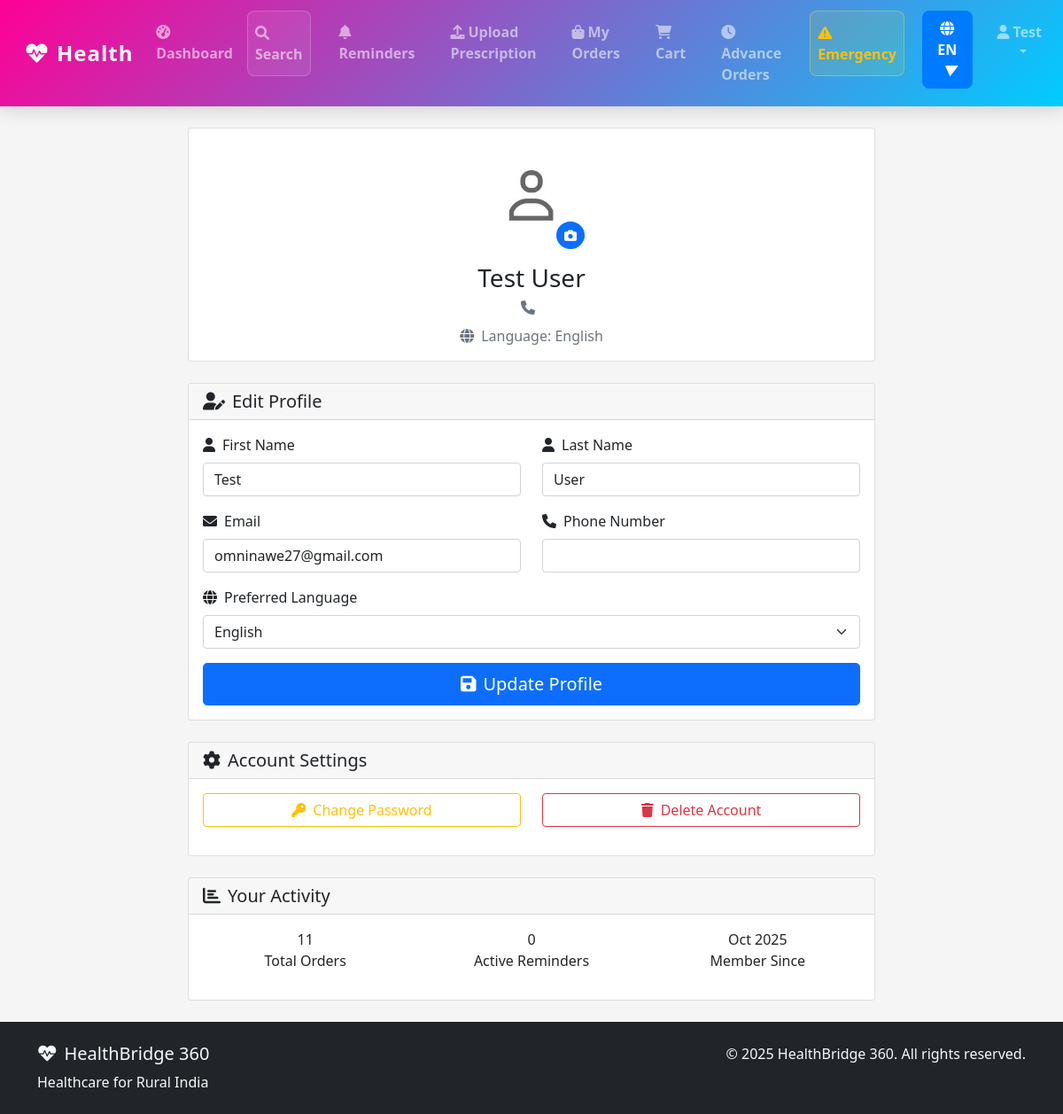
The page /en/users/profile/ (signed in) on the database its author committed.
### users/models.py (models this page shows, shortened)
class User(AbstractUser):
    LANGUAGE_CHOICES = [
        ('en', 'English'),
        ('hi', 'Hindi'),
        ('mr', 'Marathi'),
    ]
    phone_number = models.CharField(max_length=15, unique=True)
    preferred_language = models.CharField(max_length=2, choices=LANGUAGE_CHOICES, default='en')
    profile_picture = models.ImageField(upload_to='profile_pictures/', null=True, blank=True)
    is_pharmacist = models.BooleanField(default=False)
    pharmacy = models.ForeignKey('pharmacy.Pharmacy', on_delete=models.SET_NULL, null=True, blank=True, related_name='pharmacists')
    created_at = models.DateTimeField(auto_now_add=True)
    updated_at = models.DateTimeField(auto_now=True)

### users/views.py (the view, shortened to what this page needs)
# urls.py: path('profile/', views.pharmacy_profile, name='profile'),
@login_required
def profile(request):
    pharmacy = None
    if hasattr(request.user, 'is_pharmacist') and request.user.is_pharmacist:
        pharmacy = getattr(request.user, 'pharmacy', None) or getattr(request.user, 'owned_pharmacy', None)
    return render(request, 'users/profile.html', {'user': request.user, 'pharmacy': pharmacy})

### templates/users/profile.html (shortened to what this page needs)
{% extends 'base.html' %}
{% load static %}
{% block content %}
<div class="container-fluid py-4">
    <div class="row">
        <div class="col-lg-8 mx-auto">
            <div class="card mb-4">
                <div class="card-body text-center">
                    <div class="mb-3">
                        <div class="position-relative d-inline-block">
                            {% if user.profile_picture and user.profile_picture.name %}
                                <img src="{{ user.profile_picture.url }}"
                                     alt="Profile Picture"
                                     class="rounded-circle"
                                     width="120" height="120"
                                     style="object-fit: cover;">
                            {% else %}
                                <img src="{% static 'images/placeholder-user.jpg' %}"
                                     alt="Profile Picture"
                                     class="rounded-circle"
                                     width="120" height="120"
                                     style="object-fit: cover;">
                            {% endif %}
                            <button class="btn btn-sm btn-primary position-absolute bottom-0 end-0 rounded-circle"
                                    onclick="document.getElementById('profile-picture').click()">
                                <i class="fas fa-camera"></i>
                            </button>
                        </div>
                    </div>
                    <h3 class="mb-1">{{ user.first_name }} {{ user.last_name }}</h3>
                    <p class="text-muted mb-2">
                        <i class="fas fa-phone me-2"></i>{{ user.phone_number }}
                    </p>
                    <p class="text-muted mb-0">
                        <i class="fas fa-globe me-2"></i>Language: {{ user.get_preferred_language_display }}
                    </p>
                </div>
            </div>
            <div class="card">
                <div class="card-header">
                    <h5 class="mb-0">
                        <i class="fas fa-user-edit me-2"></i>Edit Profile
                    </h5>
                </div>
                <div class="card-body">
                    <form method="POST" enctype="multipart/form-data">
                        <div class="row">
                            <div class="col-md-6 mb-3">
                                <label class="form-label">
                                    <i class="fas fa-user me-2"></i>First Name
                                </label>
                                <input type="text" name="first_name" class="form-control"
                                       value="{{ user.first_name }}" required>
                            </div>
                            <div class="col-md-6 mb-3">
                                <label class="form-label">
                                    <i class="fas fa-user me-2"></i>Last Name
                                </label>
                                <input type="text" name="last_name" class="form-control"
                                       value="{{ user.last_name }}" required>
                            </div>
                        </div>
                        <div class="row">
                            <div class="col-md-6 mb-3">
                                <label class="form-label">
                                    <i class="fas fa-envelope me-2"></i>Email
                                </label>
                                <input type="email" name="email" class="form-control"
                                       value="{{ user.email }}" required>
                            </div>
                            <div class="col-md-6 mb-3">
                                <label class="form-label">
                                    <i class="fas fa-phone me-2"></i>Phone Number
                                </label>
                                <input type="tel" name="phone_number" class="form-control"
                                       value="{{ user.phone_number }}" required>
                            </div>
                        </div>
                        <div class="mb-3">
                            <label class="form-label">
                                <i class="fas fa-globe me-2"></i>Preferred Language
                            </label>
                            <select name="preferred_language" class="form-select">
                                <option value="en" {% if user.preferred_language == 'en' %}selected{% endif %}>English</option>
                            </select>
                        </div>
                        <div class="d-grid">
                            <button type="submit" class="btn btn-primary btn-lg">
                                <i class="fas fa-save me-2"></i>Update Profile
                            </button>
                        </div>
                    </form>
                </div>
            </div>
            <div class="card mt-4">
                <div class="card-header">
                    <h5 class="mb-0">
                        <i class="fas fa-cog me-2"></i>Account Settings
                    </h5>
                </div>
                <div class="card-body">
                    <div class="row">
                        <div class="col-md-6 mb-3">
                            <div class="d-grid">
                                <button class="btn btn-outline-warning" data-bs-toggle="modal" data-bs-target="#changePasswordModal">
                                    <i class="fas fa-key me-2"></i>Change Password
                                </button>
                            </div>
                        </div>
                        <div class="col-md-6 mb-3">
                            <div class="d-grid">
                                <button class="btn btn-outline-danger" data-bs-toggle="modal" data-bs-target="#deleteAccountModal">
                                    <i class="fas fa-trash me-2"></i>Delete Account
                                </button>
                            </div>
                        </div>
                    </div>
                </div>
            </div>
            <div class="card mt-4">
                <div class="card-header">
                    <h5 class="mb-0">
                        <i class="fas fa-chart-bar me-2"></i>Your Activity
                    </h5>
                </div>
                <div class="card-body">
                    <div class="row text-center">
                        <div class="col-md-4 mb-3">
                            <div class="stat-card">
                                <div class="stat-number">{{ user.order_set.count }}</div>
                                <div class="stat-label">Total Orders</div>
                            </div>
                        </div>
                        <div class="col-md-4 mb-3">
                            <div class="stat-card">
                                <div class="stat-number">{{ user.reminder_set.count }}</div>
                                <div class="stat-label">Active Reminders</div>
                            </div>
                        </div>
                        <div class="col-md-4 mb-3">
                            <div class="stat-card">
                                <div class="stat-number">{{ user.date_joined|date:"M Y" }}</div>
                                <div class="stat-label">Member Since</div>
                            </div>
                        </div>
                    </div>
                </div>
            </div>
        </div>
    </div>
</div>
{% endblock %}

### templates/base.html (shortened to what this page needs)
{% load i18n %}
{% load static %}
<!DOCTYPE html>
<html lang="{{ LANGUAGE_CODE }}">
<head>
    <link href="https://cdn.jsdelivr.net/npm/bootstrap@5.1.3/dist/css/bootstrap.min.css" rel="stylesheet">
    <link href="https://cdnjs.cloudflare.com/ajax/libs/font-awesome/6.0.0/css/all.min.css" rel="stylesheet">
</head>
<body style="background:whitesmoke;">
    <nav class="navbar navbar-expand-lg navbar-dark sticky-top"
     style="background: linear-gradient(135deg, rgb(255, 0, 150), rgb(0, 204, 255));">
        <div class="container-fluid">
            <a class="navbar-brand fw-bold" href="{% url 'core:home' %}">
                <i class="fas fa-heartbeat me-2"></i>{% trans "HealthBridge 360" %}
            </a>
            <div class="collapse navbar-collapse" id="navbarNav">
                <ul class="navbar-nav ms-auto">
                    {% if user.is_authenticated %}
                        <li class="nav-item">
                            <a class="nav-link" href="{% url 'core:dashboard' %}">
                                <i class="fas fa-tachometer-alt me-1"></i>{% trans "Dashboard" %}
                            </a>
                        </li>
                        <li class="nav-item me-3">
                            <a class="nav-link" href="{% url 'core:search' %}">
                                <i class="fas fa-search me-1"></i>{% trans "Search" %}
                            </a>
                        </li>
                        {% if not user.is_pharmacist %}
                        <li class="nav-item me-3">
                            <a class="nav-link" href="{% url 'reminders:list' %}">
                                <i class="fas fa-bell me-1"></i>{% trans "Reminders" %}
                            </a>
                        </li>
                        <li class="nav-item me-3">
                            <a class="nav-link" href="{% url 'orders:upload_prescription' %}">
                                <i class="fas fa-upload me-1"></i>{% trans "Upload Prescription" %}
                            </a>
                        </li>
                        <li class="nav-item me-3">
                            <a class="nav-link" href="{% url 'orders:my_orders' %}">
                                <i class="fas fa-shopping-bag me-1"></i>{% trans "My Orders" %}
                            </a>
                        </li>
                        <li class="nav-item me-3">
                            <a class="nav-link position-relative" href="{% url 'orders:view_cart' %}">
                                <i class="fas fa-shopping-cart me-1"></i>{% trans "Cart" %}
                                {% if user.is_authenticated %}
                                    {% load order_filters %}
                                    {% get_cart_count user as cart_count %}
                                {% endif %}
                            </a>
                        </li>
                        <li class="nav-item me-3">
                            <a class="nav-link" href="{% url 'orders:advance_orders' %}">
                                <i class="fas fa-clock me-1"></i>{% trans "Advance Orders" %}
                            </a>
                        </li>
                        {% endif %}
                        <li class="nav-item me-3">
                            <a class="nav-link text-warning" href="{% url 'core:emergency' %}">
                                <i class="fas fa-exclamation-triangle me-1"></i>{% trans "Emergency" %}
                            </a>
                        </li>
                        <li class="nav-item me-3 language-nav-item" style="position: relative; z-index: 1060;">
                            {% include 'components/language_switcher.html' %}
                        </li>
                        <li class="nav-item dropdown">
                            <a class="nav-link dropdown-toggle" href="#" id="navbarDropdown" role="button" data-bs-toggle="dropdown">
                                <i class="fas fa-user me-1"></i>{{ user.first_name }}
                            </a>
                        </li>
                    {% endif %}
                </ul>
            </div>
        </div>
    </nav>
    <main class="container-fluid px-0">
        {% block content %}
        {% endblock %}
    </main>
    {% block footer %}
    <footer class="bg-dark text-light py-4 mt-7" style="position:relative; bottom: 0; width: 100%; ">
        <div class="container">
            <div class="row">
                <div class="col-md-6">
                    <h5><i class="fas fa-heartbeat me-2"></i>{% trans "HealthBridge 360" %}</h5>
                    <p class="mb-0">{% trans "Healthcare for Rural India" %}</p>
                </div>
                <div class="col-md-6 text-md-end">
                    <p class="mb-0">&copy; 2025 {% trans "HealthBridge 360" %}. {% trans "All rights reserved." %}</p>
            </div>
        </div>
    </footer>
    {% endblock footer %}
    <script src="{% load static %}{% static 'js/main.js' %}"></script>
</body>
</html>

### rows shown on the page
User: first_name "Test", last_name "User", preferred_language "English", email "omninawe27@gmail.com", order_set.count "11", reminder_set.count "0", date_joined "Oct 2025"

### other values the page prints
{{ CURRENT_LANGUAGE|slice:":2"|upper }} "EN"
